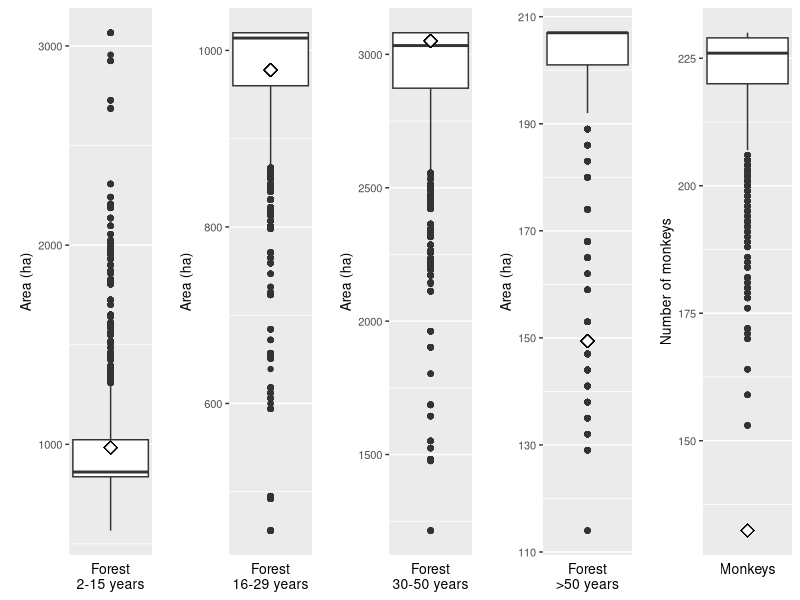

R code for this plot: (Note: this script raises an error after producing the figure.)
suppressMessages(library(ggplot2))
suppressMessages(library(ggpubr))
suppressMessages(library(plyr))
suppressMessages(library(plotrix))
suppressMessages(library(xtable))

# Datos de selva observados en 2015 (Rangel-Rivera, 2017)
observado.selva.50.2015 <- 149.4
observado.selva.30.50.2015 <- 3050.4
observado.selva.16.29.2015 <- 977.8
observado.selva.2.15.2015 <- 983.6

estimado.monos.2015.con.2015 <- 132.38

# Se leen los datos
datos <- read.csv("./datos-resultados/OMYK-modelo-experiment-validacion-table.csv", skip = 6)

######################################################
############# SE PREPARAN LOS DATOS ##################
colnames(datos)[colnames(datos)=="count.patches.with...edadSucesional...50.."] <- "sMayor50"
datos$'sMayor50' <- datos$'sMayor50' * 3

colnames(datos)[colnames(datos)=="count.patches.with...edadSucesional....30.and.edadSucesional....50.."] <- "s30a50"
datos$'s30a50' <- datos$'s30a50' * 3

colnames(datos)[colnames(datos)=="count.patches.with...edadSucesional....16.and.edadSucesional....29.."] <- "s16a29"
datos$'s16a29' <- datos$'s16a29' * 3

colnames(datos)[colnames(datos)=="count.patches.with...edadSucesional....2..and.edadSucesional....15.."] <- "s2a15"
datos$'s2a15' <- datos$'s2a15' * 3

colnames(datos)[colnames(datos)=="count.monos"] <- "monos"

######################################################
######### FUNCIÓN GRAFICADORA Y EXPORTADORA ##########
graficarCalibracionUnaCombParam <- function(datos, probOcurInc, probQuemarse, paramS1, paramS2, columnasAGraficar, datosObservados, textoColunmas){
  # Se seleccionan solo los datos con los parámetros deceados
  datos.filtrados <- datos[datos$probOcurrenciaIncendioBimSecas == probOcurInc &
                             datos$probQuemarse == probQuemarse &
                             datos$parametroSigmoidea1 == paramS1 &
                             datos$parametroSigmoidea2 == paramS2,]

  # las gráficas se guardarán en estas dos listas
  graficas.individuales <- list()
  contador <- 1
  # Se recorren las columnas a graficar
  for (elementoColumnasAGraficar in columnasAGraficar) {
    grafica <- ggplot(datos.filtrados, aes_string(x = NULL, y = elementoColumnasAGraficar )) +
      geom_boxplot() +
      xlab(textoColunmas[contador]) +
      theme(axis.text.x = element_blank(), axis.ticks.x = element_blank(), panel.grid.major.x=element_blank(), panel.grid.minor.x=element_blank()) +
      theme(text = element_text(size = 16))
    if (elementoColumnasAGraficar != "monos") {
      grafica <- grafica +
        #geom_hline((aes_string(yintercept = datosObservados[contador] )), colour="#00BA38", size = 1.2) +
        geom_point(shape = 23, size = 3, fill = "white", (aes_string(x = 0, y = datosObservados[contador] )) ) +
        #ylab("Área (ha)")
        ylab("Area (ha)")
    }
    if (elementoColumnasAGraficar == "monos") {
      grafica <- grafica +
        #geom_hline((aes_string(yintercept = datosObservados[contador] )), colour="#F8766D", size = 1.2) +
        #geom_hline((aes_string(yintercept = datosObservados[contador + 1] )), colour="#00BFC4", size = 1.2) +
        geom_point(shape = 23, size = 3, fill = "white", (aes_string(x = 0, y = datosObservados[contador] )) ) +
        #ylab("Número de monos")
        ylab("Number of monkeys")
    }
    grafica <- grafica + theme(text = element_text(size=10)) + theme(plot.margin = margin(0.2,0.2,0.2,0.5,"cm"))
    graficas.individuales[[contador]]<- grafica
    contador <- contador + 1
    graficas.individuales[contador]
  }
  ggarrange(plotlist = graficas.individuales ,
            legend = "left",
            ncol = 5,
            nrow = 1,
            #labels = c("A","B","C","D","E"),
            align = "h"#,
            #font.label = list(size = 10)
          )
}

###########################################
# Se grafica

columnasParaGraficar <- c("s2a15", "s16a29", "s30a50", "sMayor50", "monos")
observados.2015 <- c(observado.selva.2.15.2015,observado.selva.16.29.2015,observado.selva.30.50.2015,observado.selva.50.2015, estimado.monos.2015.con.2015)
#texto.columnas <- c("Selva\n2-7 años","Selva\n16-29 años","Selva\n30-50 años","Selva\n>50 años","Número\nde monos")
texto.columnas <- c("Forest\n2-15 years","Forest\n16-29 years","Forest\n30-50 years","Forest\n>50 years","Monkeys")

g <- graficarCalibracionUnaCombParam(datos, 0.093, 0.5, 0.025, 74, columnasParaGraficar, observados.2015, texto.columnas)

graficaAExportar <- g
nombreGrafica <- "prueba-validacion"
ggsave(paste("./imgs/",nombreGrafica,".png", sep = ""), device = "png", graficaAExportar,  width = 180, height = 60, units = "mm", dpi = 300)
#ggsave(paste("./imgs/",nombreGrafica,".eps", sep = ""), device = cairo_ps, graficaAExportar,  width = 180, height = 60, units = "mm", dpi = 300)

###########################################

## TABLA RESUMEN ##
resumen <- data.frame(
  observacion = c("s2a15","s16a29","s30a50","sMayor50","monos"),
  observados2003 = round(c(686.6,1007.8,3088.8,212.3,152),digits = 2),
  observados2015 = round(observados.2015,digits = 2),
  media = round(c(mean(datos$s2a15),mean(datos$s16a29),mean(datos$s30a50),mean(datos$sMayor50),mean(datos$monos)), digits = 2),
  se = round(c(std.error(datos$s2a15),std.error(datos$s16a29),std.error(datos$s30a50),std.error(datos$sMayor50),std.error(datos$monos)), digits = 2),
  mediana = round(c(median(datos$s2a15),median(datos$s16a29),median(datos$s30a50),median(datos$sMayor50),median(datos$monos)), digits = 2)
)

print(xtable(resumen, type = "latex"), file = "./imgs/resumen.tex")
write.table(resumen, file = "./imgs/resumen.txt", sep = ",", quote = FALSE, row.names = T)
